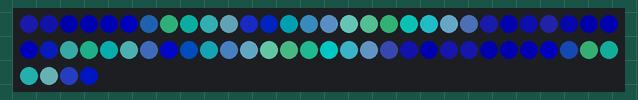
This sketch was run on a simulated Arduino Uno, built with avr-gcc and run on an emulated ATmega328P. Parts: 64 RGB LEDs in strip order, left to right, continuing on the next row. Dim RGB values are drawn brighter than linear.

Above: at 0.45 s.
At 5.27 s:
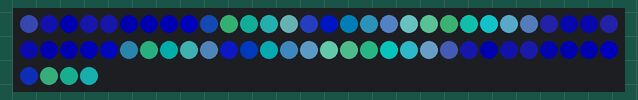
At 10.1 s:
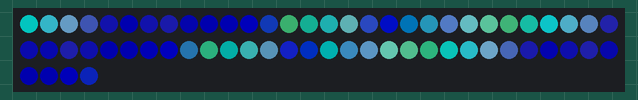
At 20.04 s:
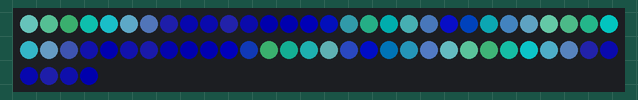
At 29.98 s:
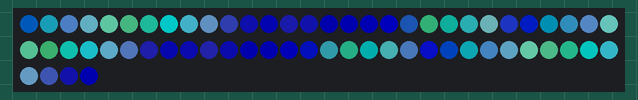
At 39.62 s:
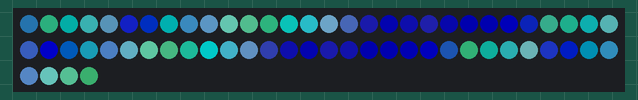

The sketch:

Ocean_Wave.ino
```cpp
#include "FastLED.h"
#define DATA_PIN   8
#define NUM_LEDS   64

CRGB leds[NUM_LEDS];

uint8_t startIndexPalette;
uint8_t colorIndexPalette;

void setup() {
 Serial.begin(115200);
 FastLED.addLeds<WS2812B, DATA_PIN, GRB>(leds, NUM_LEDS).setCorrection(TypicalLEDStrip);

 FastLED.setBrightness(255);
}


void loop(){

 Ocean_Wave();

}

void Ocean_Wave(){
  FastLED.setBrightness(100);
  EVERY_N_MILLISECONDS(10){
    colorIndexPalette = startIndexPalette;
    for( int i = 0; i < NUM_LEDS; i++){
              //ColorFromPalette( paletteName, colorIndexPalette[0-255], brightness[0-255], blendType[NOBLEND or LINEARBLEND])
      leds[i] = ColorFromPalette( OceanColors_p, colorIndexPalette, 255, LINEARBLEND);
      colorIndexPalette = colorIndexPalette + 10;  //how fast to advance through palette
    }
    FastLED.show();
    startIndexPalette = startIndexPalette + 1;  //how fast to move the palette down the strip
  }
}
```
